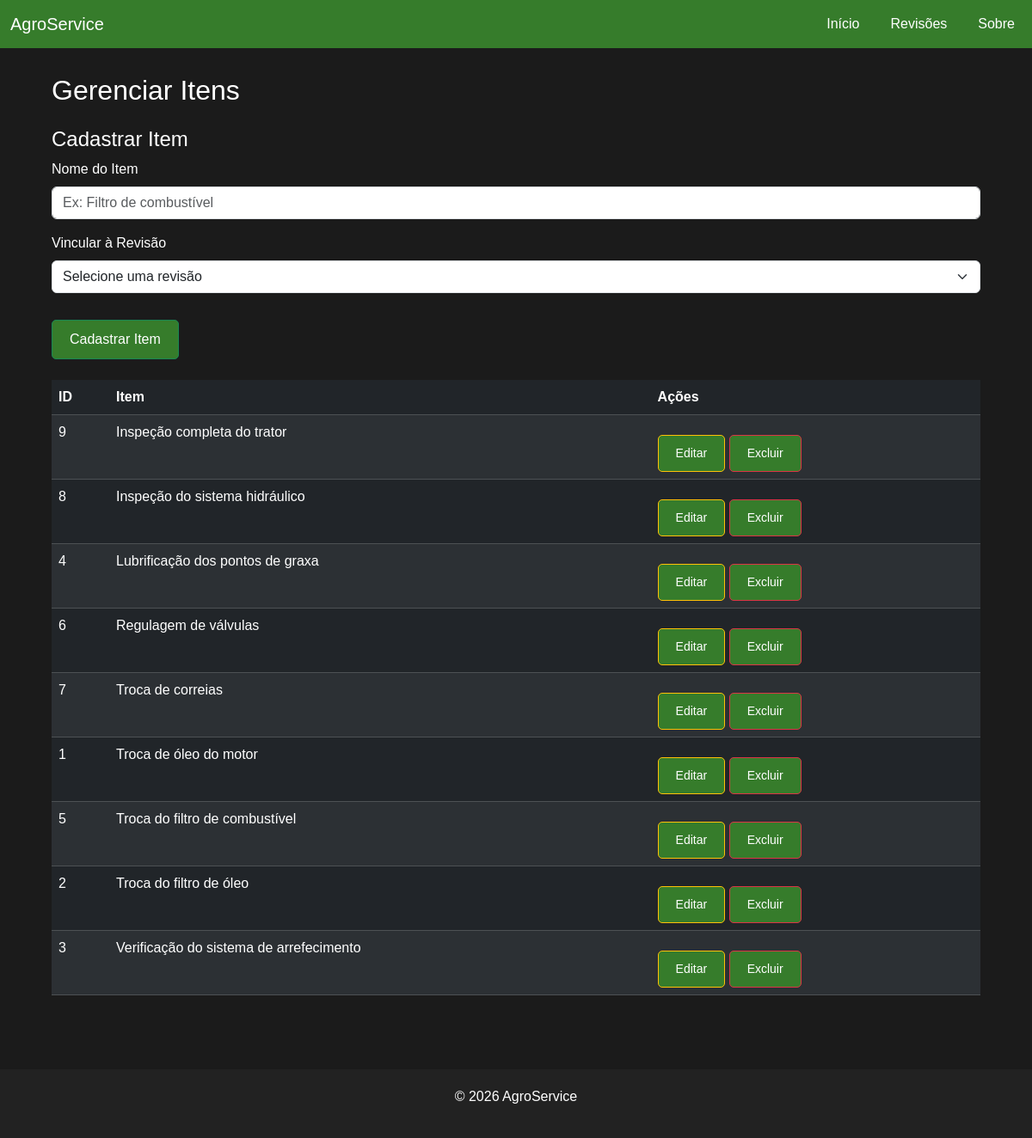
/itens.php, run on the app's committed database.
### tables this page shows
CREATE TABLE `itens` (
  `id_item` int(11) NOT NULL,
  `nome_item` varchar(100) NOT NULL
);

### itens.php (the view, shortened to what this page needs)
<?php
include 'config.php';
include 'includes/header.php';
include 'includes/menu.php';
$sql = "SELECT id_item, nome_item
        FROM itens
        ORDER BY nome_item";
$resultado = $conn->query($sql);
?>
<div class="container">
    <h2>Gerenciar Itens</h2>
    <h4 class="mt-4">Cadastrar Item</h4>
    <form method="POST" class="mb-4">
        <div class="mb-3">
            <label
                for="nome_item"
                class="form-label"
            >
                Nome do Item
            </label>
            <input
                type="text"
                name="nome_item"
                id="nome_item"
                class="form-control"
                placeholder="Ex: Filtro de combustível"
                required
            >
        </div>
        <div class="mb-3">
            <label
                for="id_revisao"
                class="form-label"
            >
                Vincular à Revisão
            </label>
            <select
                name="id_revisao"
                id="id_revisao"
                class="form-select"
                required
            >
                <option value="">
                    Selecione uma revisão
                </option>
            </select>
        </div>
        <button
            type="submit"
            class="btn btn-success"
        >
            Cadastrar Item
        </button>
    </form>
    <table class="table table-dark table-striped">
        <thead>
            <tr>
                <th>ID</th>
                <th>Item</th>
                <th>Ações</th>
            </tr>
        </thead>
        <tbody>
            <?php while ($linha = $resultado->fetch_assoc()): ?>
                <tr>
                    <td>
                        <?= $linha['id_item']; ?>
                    </td>
                    <td>
                        <?= $linha['nome_item']; ?>
                    </td>
                    <td>
                        <a
                            href="editar_item.php?id=<?= $linha['id_item']; ?>"
                            class="btn btn-warning btn-sm"
                        >
                            Editar
                        </a>
                        <a
                            href="excluir_item.php?id=<?= $linha['id_item']; ?>"
                            class="btn btn-danger btn-sm"
                        >
                            Excluir
                        </a>
                    </td>
                </tr>
            <?php endwhile; ?>
        </tbody>
    </table>
</div>
<?php include 'includes/footer.php'; ?>

### css/style.css (style rules this page uses)
* { margin: 0; padding: 0; box-sizing: border-box; font-family: Arial, sans-serif; }
body { background: #1b1b1b; color: white; }
.container { width: 90%; margin: auto; padding: 30px 0; }
.btn { display: inline-block; margin-top: 15px; padding: 10px 20px; background: #367C2B; color: white; text-decoration: none; border-radius: 5px; transition: 0.3s; }

### data on the page
itens: id_item "9", nome_item "Inspeção completa do trator"
itens: id_item "8", nome_item "Inspeção do sistema hidráulico"
itens: id_item "4", nome_item "Lubrificação dos pontos de graxa"
itens: id_item "6", nome_item "Regulagem de válvulas"
itens: id_item "7", nome_item "Troca de correias"
itens: id_item "1", nome_item "Troca de óleo do motor"
itens: id_item "5", nome_item "Troca do filtro de combustível"
itens: id_item "2", nome_item "Troca do filtro de óleo"
itens: id_item "3", nome_item "Verificação do sistema de arrefecimento"
